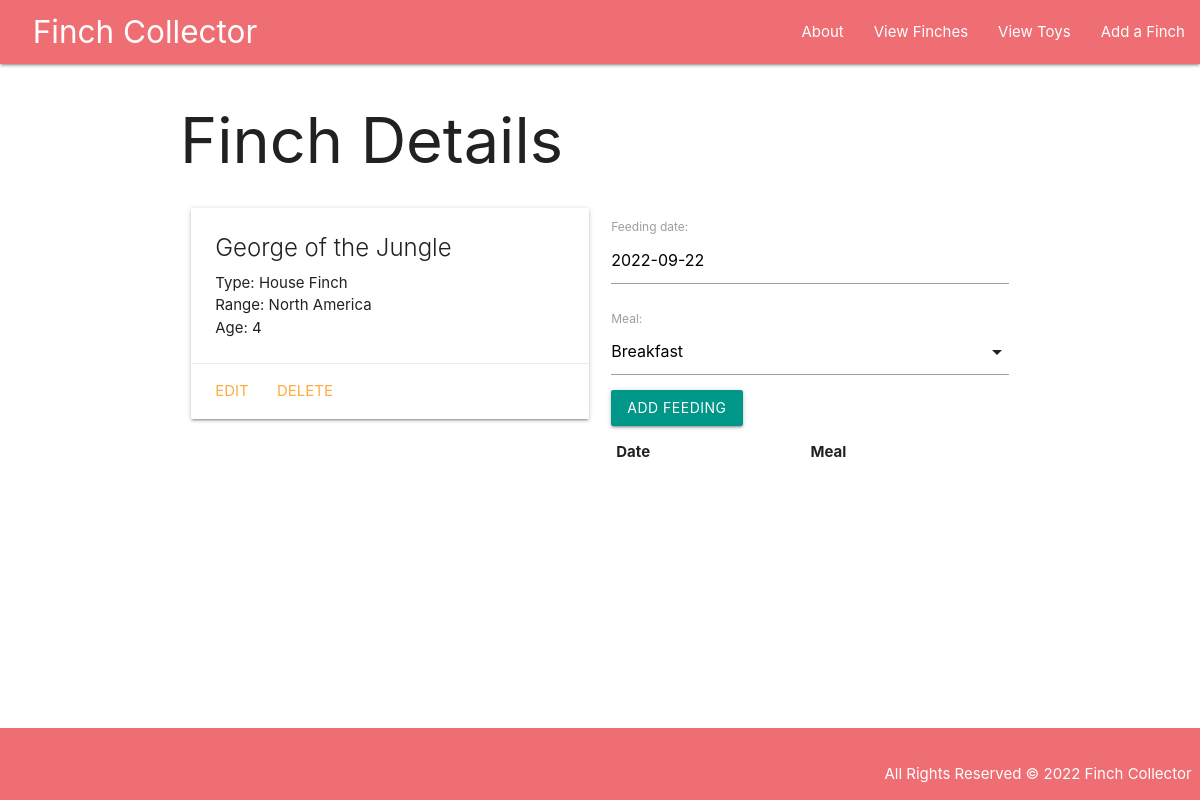
/finches/1/, run on an earlier commit of the app's database.
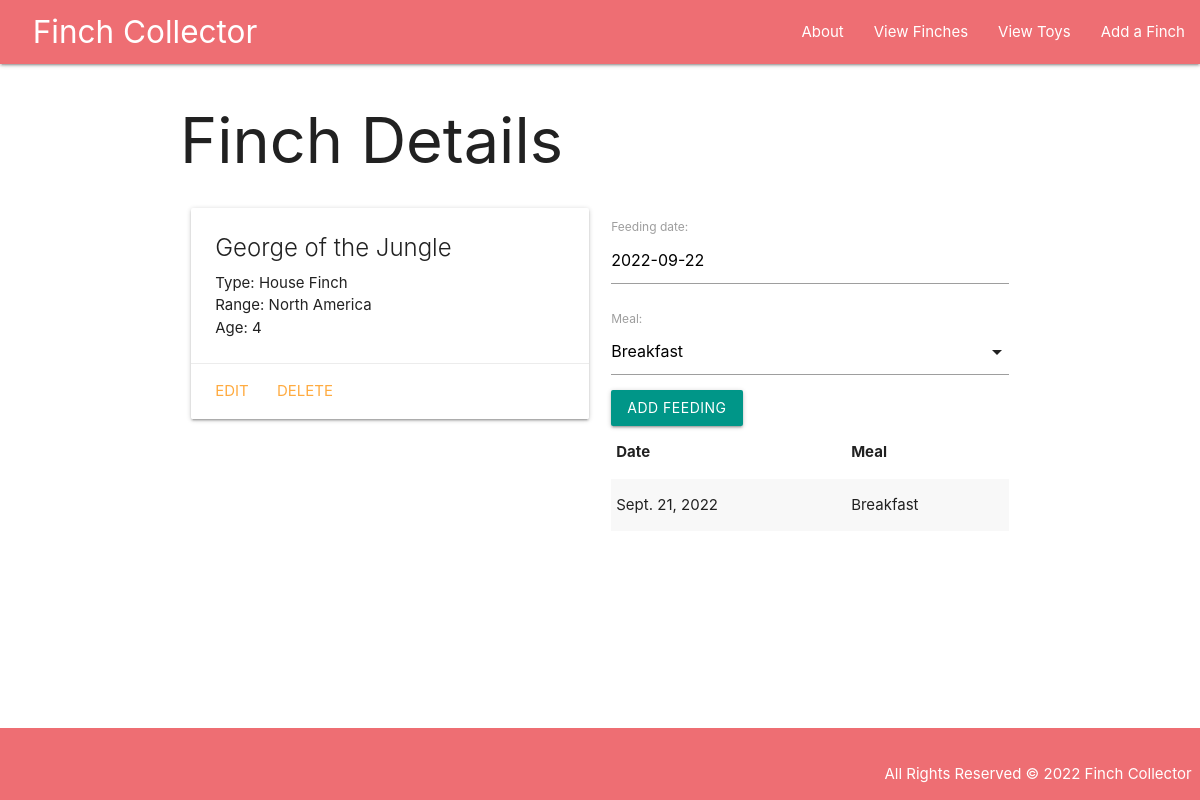
And on a later commit of the database.
### main_app/models.py (models this page shows, shortened)
class Feeding(models.Model):
  date = models.DateField('feeding date')
  meal = models.CharField(
    max_length=1,
    choices=MEALS,
    default=MEALS[0][0]
  )
  finch = models.ForeignKey(Finch, on_delete=models.CASCADE)
  class Meta:
    ordering = ['-date']

### main_app/views.py (the view)
# urls.py: path('finches/<int:finch_id>/', views.finch_details, name='details'),
def finch_details(request, finch_id):
  finch = Finch.objects.get(id=finch_id)
  feeding_form = FeedingForm()
  return render(request, 'finches/detail.html',
  {
    'finch': finch,
    'page_name' : 'Details',
    'feeding_form' : feeding_form
  })

### main_app/forms.py
class FeedingForm(ModelForm):
  class Meta:
    model = Feeding
    fields = ('date', 'meal')

### main_app/templates/finches/detail.html (shortened to what this page needs)
{% extends 'base.html' %}
{% block content %}
<h1>Finch Details</h1>
<div class="row">
  <div class="col s6">
    <div class="card">
      <div class="card-content">
        <span class="card-title">{{ finch.name }}</span>
        <p>Type: {{ finch.type }}</p>
        <p>Range: {{ finch.region }}</p>
        <p>Age: {{ finch.age }}</p>
      </div>
      <div class="card-action">
        <a href="{% url 'finch_update' finch.id %}">Edit</a>
        <a href="{% url 'finch_delete' finch.id %}">Delete</a>
      </div>
    </div>
  </div>
  <div class="col s6">
    <form action="{% url 'add_feeding' finch.id%}" method="POST">
      {{ feeding_form.as_p }}
      <input class="btn teal"type="submit" value="Add Feeding">
    </form>
    <table class="striped">
      <thead>
        <tr>
          <th>Date</th>
          <th>Meal</th>
        </tr>
      </thead>
      <tbody>
        {% for feeding in finch.feeding_set.all %}
          <tr>
            <td>{{ feeding.date }}</td>
            <td>{{ feeding.get_meal_display }}</td>
          </tr>
        {% endfor %}
      </tbody>
    </table>
  </div>
</div>
{% endblock %}

What changed in the data, as far as the page shows it:
added Feeding: date "Sept. 21, 2022", meal "Breakfast"
